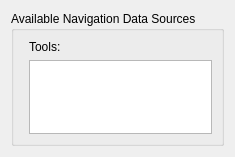
<?xml version="1.0" encoding="UTF-8"?>
<ui version="4.0">
 <class>QmitkNavigationDataSourceSelectionWidgetControls</class>
 <widget class="QWidget" name="QmitkNavigationDataSourceSelectionWidgetControls">
  <property name="geometry">
   <rect>
    <x>0</x>
    <y>0</y>
    <width>201</width>
    <height>157</height>
   </rect>
  </property>
  <property name="windowTitle">
   <string>Form</string>
  </property>
  <layout class="QVBoxLayout" name="verticalLayout_2">
   <item>
    <widget class="QGroupBox" name="groupBox">
     <property name="title">
      <string>Available Navigation Data Sources</string>
     </property>
     <layout class="QHBoxLayout" name="horizontalLayout">
      <item>
       <widget class="QmitkServiceListWidget" name="m_NavigationDataSourceWidget" native="true">
        <property name="minimumSize">
         <size>
          <width>0</width>
          <height>0</height>
         </size>
        </property>
       </widget>
      </item>
      <item>
       <layout class="QVBoxLayout" name="verticalLayout">
        <item>
         <widget class="QLabel" name="label">
          <property name="text">
           <string>Tools:</string>
          </property>
         </widget>
        </item>
        <item>
         <widget class="QListWidget" name="m_ToolView">
          <property name="sizePolicy">
           <sizepolicy hsizetype="Expanding" vsizetype="Expanding">
            <horstretch>0</horstretch>
            <verstretch>0</verstretch>
           </sizepolicy>
          </property>
         </widget>
        </item>
        <item>
         <spacer name="verticalSpacer_2">
          <property name="orientation">
           <enum>Qt::Vertical</enum>
          </property>
          <property name="sizeHint" stdset="0">
           <size>
            <width>20</width>
            <height>40</height>
           </size>
          </property>
         </spacer>
        </item>
       </layout>
      </item>
     </layout>
    </widget>
   </item>
   <item>
    <spacer name="verticalSpacer">
     <property name="orientation">
      <enum>Qt::Vertical</enum>
     </property>
     <property name="sizeHint" stdset="0">
      <size>
       <width>20</width>
       <height>28</height>
      </size>
     </property>
    </spacer>
   </item>
  </layout>
 </widget>
 <customwidgets>
  <customwidget>
   <class>QmitkServiceListWidget</class>
   <extends>QWidget</extends>
   <header>QmitkServiceListWidget.h</header>
   <container>1</container>
  </customwidget>
 </customwidgets>
 <resources>
  <include location="../resources/IGTUI.qrc"/>
 </resources>
 <connections/>
</ui>
